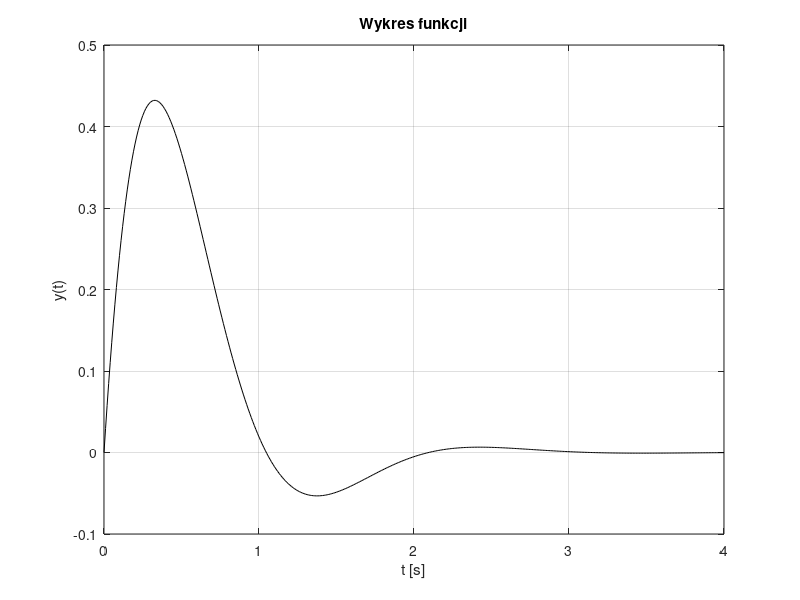
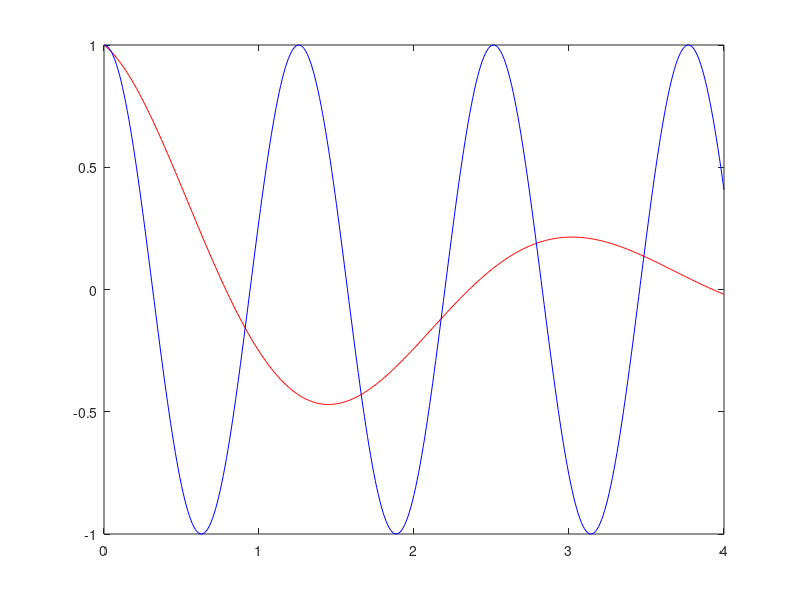

The MATLAB script that drew these images, in order:
clear
close all
%% generowanie danych do wykresu
t=[0:0.01:4];
y=exp(-2*t).*sin(3*t);
%% tworzenie wykresu
id1=figure(1)
plot(t, y, 'k-')
xlabel('t [s]')
ylabel('y(t)')
title('Wykres funkcji')
grid on

%% generowanie nowych danych 1
y1 = exp(-0.5*t).*cos(2*t)

id2 = figure
plot(t, y1, 'r-')

%% generowanie nowych danych 2
y2 = cos(5*t)
figure(id2)
hold on
plot(t, y2, 'b-')
hold off
